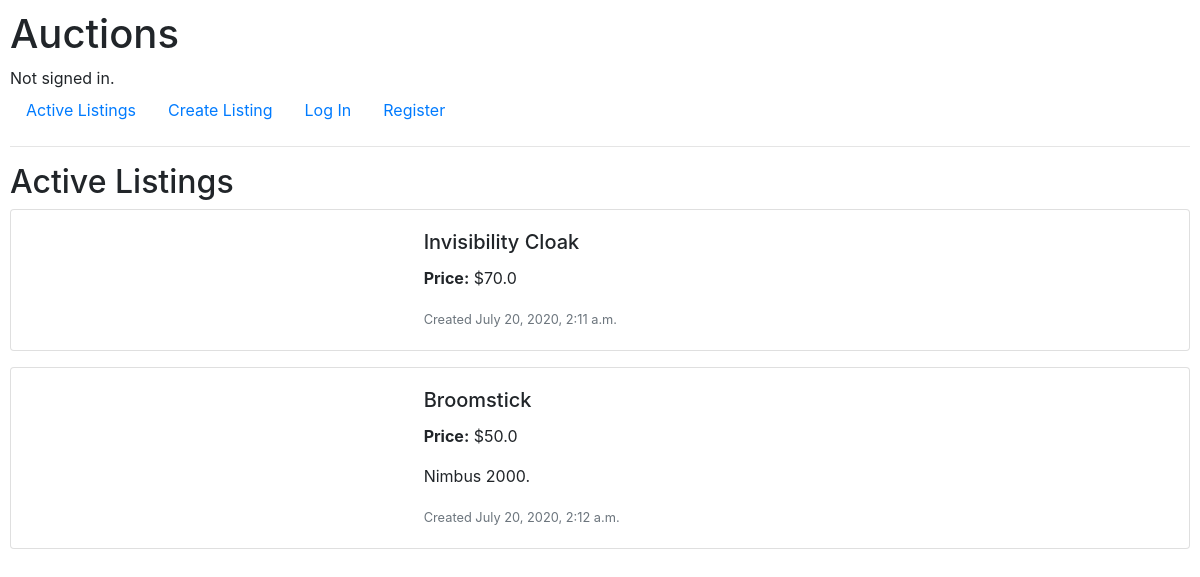
The page / on the database its author committed.
### auctions/models.py (models this page shows)
class Listing(models.Model):
    title = models.CharField(max_length=64)
    starting_bid = models.FloatField()
    description = models.CharField(max_length=256, blank=True)
    date_created = models.DateTimeField(auto_now_add=True)
    image = models.CharField(max_length=2550, blank=True)
    category = models.CharField(max_length=64, blank=True)
    listed_by = models.ForeignKey(User, on_delete=models.CASCADE)

### auctions/views.py (the view)
# urls.py: path("", views.index, name="index"),
def index(request):
    return render(request, "auctions/index.html", {
            "listings": Listing.objects.all()
    })

### auctions/templates/auctions/index.html (shortened to what this page needs)
{% extends "auctions/layout.html" %}
{% block body %}
    <h2>Active Listings</h2>
    {% for listing in listings %}
    <div class="card mb-3">
        <div class="row no-gutters">
            <div class="col-md-4">
            </div>
            <div class="col-md-8">
                <div class="card-body">
                    <h5 class="card-title"> {{ listing.title }} </h5>
                    <p class="card-text"> <b>Price:</b> ${{ listing.starting_bid }} </p>
                    <p class="card-text"> {{ listing.description }} </p>
                    <p class="card-text"><small class="text-muted">Created {{ listing.date_created }} </small></p>
                </div>
            </div>
        </div>
    </div>
    {% endfor %}
{% endblock %}

### auctions/static/auctions/styles.css (style rules this page uses)
body { padding: 10px; }
.card { width: 100%; }

### rows shown on the page
Listing: title "Invisibility Cloak", starting_bid "70.0", date_created "July 20, 2020, 2:11 a.m."
Listing: title "Broomstick", starting_bid "50.0", description "Nimbus 2000.", date_created "July 20, 2020, 2:12 a.m."
